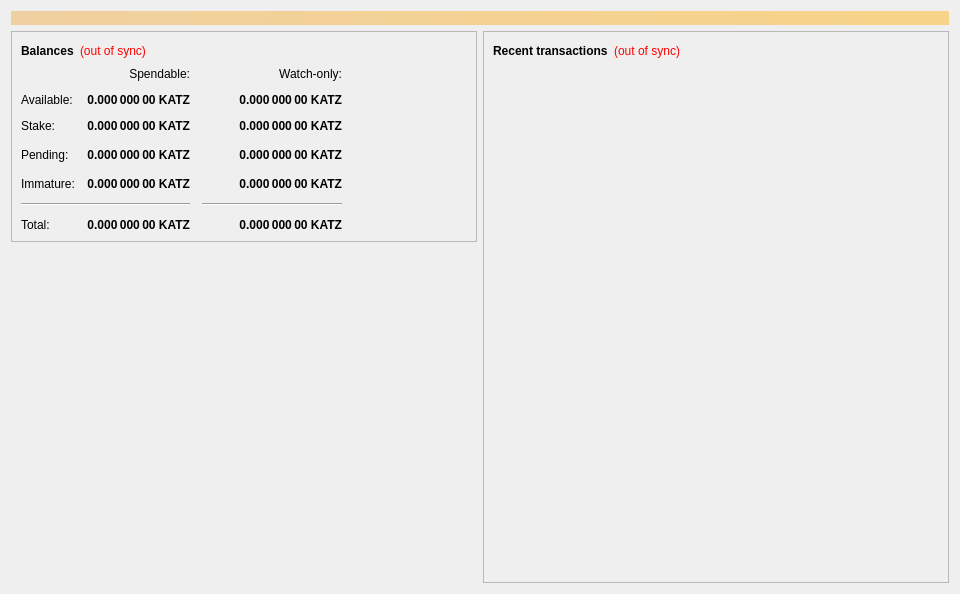
<?xml version="1.0" encoding="UTF-8"?>
<ui version="4.0">
 <class>OverviewPage</class>
 <widget class="QWidget" name="OverviewPage">
  <property name="geometry">
   <rect>
    <x>0</x>
    <y>0</y>
    <width>960</width>
    <height>594</height>
   </rect>
  </property>
  <property name="minimumSize">
   <size>
    <width>960</width>
    <height>0</height>
   </size>
  </property>
  <property name="windowTitle">
   <string>Form</string>
  </property>
  <property name="styleSheet">
   <string notr="true"/>
  </property>
  <layout class="QVBoxLayout" name="topLayout">
   <item>
    <widget class="QLabel" name="labelAlerts">
     <property name="visible">
      <bool>false</bool>
     </property>
     <property name="styleSheet">
      <string notr="true">background-color: qlineargradient(x1: 0, y1: 0, x2: 1, y2: 0, stop:0 #F0D0A0, stop:1 #F8D488); color:#000000;</string>
     </property>
     <property name="wordWrap">
      <bool>true</bool>
     </property>
     <property name="margin">
      <number>3</number>
     </property>
    </widget>
   </item>
   <item>
    <layout class="QHBoxLayout" name="horizontalLayout" stretch="1,1">
     <item>
      <layout class="QVBoxLayout" name="verticalLayout_2">
       <item>
        <widget class="QFrame" name="frame">
         <property name="frameShape">
          <enum>QFrame::StyledPanel</enum>
         </property>
         <property name="frameShadow">
          <enum>QFrame::Raised</enum>
         </property>
         <layout class="QVBoxLayout" name="verticalLayout_4">
          <item>
           <layout class="QHBoxLayout" name="horizontalLayout_4">
            <item>
             <widget class="QLabel" name="label_5">
              <property name="font">
               <font>
                <weight>75</weight>
                <bold>true</bold>
               </font>
              </property>
              <property name="text">
               <string>Balances</string>
              </property>
             </widget>
            </item>
            <item>
             <widget class="QLabel" name="labelWalletStatus">
              <property name="cursor">
               <cursorShape>WhatsThisCursor</cursorShape>
              </property>
              <property name="toolTip">
               <string>The displayed information may be out of date. Your wallet automatically synchronizes with the Katz-Coin network after a connection is established, but this process has not completed yet.</string>
              </property>
              <property name="styleSheet">
               <string notr="true">QLabel { color: red; }</string>
              </property>
              <property name="text">
               <string notr="true">(out of sync)</string>
              </property>
              <property name="alignment">
               <set>Qt::AlignLeading|Qt::AlignLeft|Qt::AlignVCenter</set>
              </property>
             </widget>
            </item>
            <item>
             <spacer name="horizontalSpacer_3">
              <property name="orientation">
               <enum>Qt::Horizontal</enum>
              </property>
              <property name="sizeHint" stdset="0">
               <size>
                <width>40</width>
                <height>20</height>
               </size>
              </property>
             </spacer>
            </item>
           </layout>
          </item>
          <item>
           <layout class="QGridLayout" name="gridLayout">
            <property name="spacing">
             <number>12</number>
            </property>
            <item row="3" column="2">
             <widget class="QLabel" name="labelWatchPending">
              <property name="font">
               <font>
                <weight>75</weight>
                <bold>true</bold>
               </font>
              </property>
              <property name="cursor">
               <cursorShape>IBeamCursor</cursorShape>
              </property>
              <property name="toolTip">
               <string>Unconfirmed transactions to watch-only addresses</string>
              </property>
              <property name="text">
               <string notr="true">0.000 000 00 KATZ</string>
              </property>
              <property name="alignment">
               <set>Qt::AlignRight|Qt::AlignTrailing|Qt::AlignVCenter</set>
              </property>
              <property name="textInteractionFlags">
               <set>Qt::LinksAccessibleByMouse|Qt::TextSelectableByKeyboard|Qt::TextSelectableByMouse</set>
              </property>
             </widget>
            </item>
            <item row="3" column="1">
             <widget class="QLabel" name="labelUnconfirmed">
              <property name="font">
               <font>
                <weight>75</weight>
                <bold>true</bold>
               </font>
              </property>
              <property name="cursor">
               <cursorShape>IBeamCursor</cursorShape>
              </property>
              <property name="toolTip">
               <string>Total of transactions that have yet to be confirmed, and do not yet count toward the spendable balance</string>
              </property>
              <property name="text">
               <string notr="true">0.000 000 00 KATZ</string>
              </property>
              <property name="alignment">
               <set>Qt::AlignRight|Qt::AlignTrailing|Qt::AlignVCenter</set>
              </property>
              <property name="textInteractionFlags">
               <set>Qt::LinksAccessibleByMouse|Qt::TextSelectableByKeyboard|Qt::TextSelectableByMouse</set>
              </property>
             </widget>
            </item>
            <item row="4" column="2">
             <widget class="QLabel" name="labelWatchImmature">
              <property name="font">
               <font>
                <weight>75</weight>
                <bold>true</bold>
               </font>
              </property>
              <property name="cursor">
               <cursorShape>IBeamCursor</cursorShape>
              </property>
              <property name="toolTip">
               <string>Mined balance in watch-only addresses that has not yet matured</string>
              </property>
              <property name="text">
               <string notr="true">0.000 000 00 KATZ</string>
              </property>
              <property name="alignment">
               <set>Qt::AlignRight|Qt::AlignTrailing|Qt::AlignVCenter</set>
              </property>
              <property name="textInteractionFlags">
               <set>Qt::LinksAccessibleByMouse|Qt::TextSelectableByKeyboard|Qt::TextSelectableByMouse</set>
              </property>
             </widget>
            </item>
            <item row="5" column="0" colspan="2">
             <widget class="Line" name="lineSpendableBalance">
              <property name="sizePolicy">
               <sizepolicy hsizetype="MinimumExpanding" vsizetype="Fixed">
                <horstretch>0</horstretch>
                <verstretch>0</verstretch>
               </sizepolicy>
              </property>
              <property name="orientation">
               <enum>Qt::Horizontal</enum>
              </property>
             </widget>
            </item>
            <item row="5" column="2">
             <widget class="Line" name="lineWatchBalance">
              <property name="sizePolicy">
               <sizepolicy hsizetype="Preferred" vsizetype="Fixed">
                <horstretch>0</horstretch>
                <verstretch>0</verstretch>
               </sizepolicy>
              </property>
              <property name="minimumSize">
               <size>
                <width>140</width>
                <height>0</height>
               </size>
              </property>
              <property name="orientation">
               <enum>Qt::Horizontal</enum>
              </property>
             </widget>
            </item>
            <item row="6" column="0">
             <widget class="QLabel" name="labelTotalText">
              <property name="text">
               <string>Total:</string>
              </property>
             </widget>
            </item>
            <item row="4" column="1">
             <widget class="QLabel" name="labelImmature">
              <property name="font">
               <font>
                <weight>75</weight>
                <bold>true</bold>
               </font>
              </property>
              <property name="cursor">
               <cursorShape>IBeamCursor</cursorShape>
              </property>
              <property name="toolTip">
               <string>Mined balance that has not yet matured</string>
              </property>
              <property name="text">
               <string notr="true">0.000 000 00 KATZ</string>
              </property>
              <property name="alignment">
               <set>Qt::AlignRight|Qt::AlignTrailing|Qt::AlignVCenter</set>
              </property>
              <property name="textInteractionFlags">
               <set>Qt::LinksAccessibleByMouse|Qt::TextSelectableByKeyboard|Qt::TextSelectableByMouse</set>
              </property>
             </widget>
            </item>
            <item row="3" column="3">
             <spacer name="horizontalSpacer_2">
              <property name="orientation">
               <enum>Qt::Horizontal</enum>
              </property>
              <property name="sizeHint" stdset="0">
               <size>
                <width>40</width>
                <height>20</height>
               </size>
              </property>
             </spacer>
            </item>
            <item row="4" column="0">
             <widget class="QLabel" name="labelImmatureText">
              <property name="text">
               <string>Immature:</string>
              </property>
             </widget>
            </item>
            <item row="6" column="1">
             <widget class="QLabel" name="labelTotal">
              <property name="font">
               <font>
                <weight>75</weight>
                <bold>true</bold>
               </font>
              </property>
              <property name="cursor">
               <cursorShape>IBeamCursor</cursorShape>
              </property>
              <property name="toolTip">
               <string>Your current total balance</string>
              </property>
              <property name="text">
               <string notr="true">0.000 000 00 KATZ</string>
              </property>
              <property name="alignment">
               <set>Qt::AlignRight|Qt::AlignTrailing|Qt::AlignVCenter</set>
              </property>
              <property name="textInteractionFlags">
               <set>Qt::LinksAccessibleByMouse|Qt::TextSelectableByKeyboard|Qt::TextSelectableByMouse</set>
              </property>
             </widget>
            </item>
            <item row="6" column="2">
             <widget class="QLabel" name="labelWatchTotal">
              <property name="font">
               <font>
                <weight>75</weight>
                <bold>true</bold>
               </font>
              </property>
              <property name="cursor">
               <cursorShape>IBeamCursor</cursorShape>
              </property>
              <property name="toolTip">
               <string>Current total balance in watch-only addresses</string>
              </property>
              <property name="text">
               <string notr="true">0.000 000 00 KATZ</string>
              </property>
              <property name="alignment">
               <set>Qt::AlignRight|Qt::AlignTrailing|Qt::AlignVCenter</set>
              </property>
              <property name="textInteractionFlags">
               <set>Qt::LinksAccessibleByMouse|Qt::TextSelectableByKeyboard|Qt::TextSelectableByMouse</set>
              </property>
             </widget>
            </item>
            <item row="0" column="2">
             <widget class="QLabel" name="labelWatchonly">
              <property name="text">
               <string>Watch-only:</string>
              </property>
              <property name="alignment">
               <set>Qt::AlignRight|Qt::AlignTrailing|Qt::AlignVCenter</set>
              </property>
             </widget>
            </item>
            <item row="1" column="0">
             <widget class="QLabel" name="labelBalanceText">
              <property name="text">
               <string>Available:</string>
              </property>
             </widget>
            </item>
            <item row="1" column="1">
             <widget class="QLabel" name="labelBalance">
              <property name="font">
               <font>
                <weight>75</weight>
                <bold>true</bold>
               </font>
              </property>
              <property name="cursor">
               <cursorShape>IBeamCursor</cursorShape>
              </property>
              <property name="toolTip">
               <string>Your current spendable balance</string>
              </property>
              <property name="text">
               <string notr="true">0.000 000 00 KATZ</string>
              </property>
              <property name="alignment">
               <set>Qt::AlignRight|Qt::AlignTrailing|Qt::AlignVCenter</set>
              </property>
              <property name="textInteractionFlags">
               <set>Qt::LinksAccessibleByMouse|Qt::TextSelectableByKeyboard|Qt::TextSelectableByMouse</set>
              </property>
             </widget>
            </item>
            <item row="2" column="0">
             <widget class="QLabel" name="label_10">
              <property name="text">
               <string>Stake:</string>
              </property>
             </widget>
            </item>
            <item row="2" column="1">
             <widget class="QLabel" name="labelStake">
              <property name="font">
               <font>
                <weight>75</weight>
                <bold>true</bold>
               </font>
              </property>
              <property name="cursor">
               <cursorShape>IBeamCursor</cursorShape>
              </property>
              <property name="toolTip">
               <string>Total of coins that was staked, and do not yet count toward the current balance</string>
              </property>
              <property name="text">
               <string notr="true">0.000 000 00 KATZ</string>
              </property>
              <property name="alignment">
               <set>Qt::AlignRight|Qt::AlignTrailing|Qt::AlignVCenter</set>
              </property>
              <property name="textInteractionFlags">
               <set>Qt::LinksAccessibleByMouse|Qt::TextSelectableByKeyboard|Qt::TextSelectableByMouse</set>
              </property>
             </widget>
            </item>
            <item row="2" column="2">
             <widget class="QLabel" name="labelWatchStake">
              <property name="font">
               <font>
                <weight>75</weight>
                <bold>true</bold>
               </font>
              </property>
              <property name="cursor">
               <cursorShape>IBeamCursor</cursorShape>
              </property>
              <property name="toolTip">
               <string>Total of coins that was staked in watch-only addresses, and do not yet count toward the current watch-only balance</string>
              </property>
              <property name="text">
               <string notr="true">0.000 000 00 KATZ</string>
              </property>
              <property name="alignment">
               <set>Qt::AlignRight|Qt::AlignTrailing|Qt::AlignVCenter</set>
              </property>
              <property name="textInteractionFlags">
               <set>Qt::LinksAccessibleByMouse|Qt::TextSelectableByKeyboard|Qt::TextSelectableByMouse</set>
              </property>
             </widget>
            </item>
            <item row="1" column="2">
             <widget class="QLabel" name="labelWatchAvailable">
              <property name="font">
               <font>
                <weight>75</weight>
                <bold>true</bold>
               </font>
              </property>
              <property name="cursor">
               <cursorShape>IBeamCursor</cursorShape>
              </property>
              <property name="toolTip">
               <string>Your current balance in watch-only addresses</string>
              </property>
              <property name="text">
               <string notr="true">0.000 000 00 KATZ</string>
              </property>
              <property name="alignment">
               <set>Qt::AlignRight|Qt::AlignTrailing|Qt::AlignVCenter</set>
              </property>
              <property name="textInteractionFlags">
               <set>Qt::LinksAccessibleByMouse|Qt::TextSelectableByKeyboard|Qt::TextSelectableByMouse</set>
              </property>
             </widget>
            </item>
            <item row="3" column="0">
             <widget class="QLabel" name="labelPendingText">
              <property name="text">
               <string>Pending:</string>
              </property>
             </widget>
            </item>
            <item row="0" column="1">
             <widget class="QLabel" name="labelSpendable">
              <property name="text">
               <string>Spendable:</string>
              </property>
              <property name="alignment">
               <set>Qt::AlignRight|Qt::AlignTrailing|Qt::AlignVCenter</set>
              </property>
             </widget>
            </item>
           </layout>
          </item>
         </layout>
        </widget>
       </item>
       <item>
        <spacer name="verticalSpacer">
         <property name="orientation">
          <enum>Qt::Vertical</enum>
         </property>
         <property name="sizeHint" stdset="0">
          <size>
           <width>20</width>
           <height>40</height>
          </size>
         </property>
        </spacer>
       </item>
      </layout>
     </item>
     <item>
      <layout class="QVBoxLayout" name="verticalLayout_3">
       <item>
        <widget class="QFrame" name="frame_2">
         <property name="frameShape">
          <enum>QFrame::StyledPanel</enum>
         </property>
         <property name="frameShadow">
          <enum>QFrame::Raised</enum>
         </property>
         <layout class="QVBoxLayout" name="verticalLayout">
          <item>
           <layout class="QHBoxLayout" name="horizontalLayout_2">
            <item>
             <widget class="QLabel" name="label_4">
              <property name="font">
               <font>
                <weight>75</weight>
                <bold>true</bold>
               </font>
              </property>
              <property name="text">
               <string>Recent transactions</string>
              </property>
             </widget>
            </item>
            <item>
             <widget class="QLabel" name="labelTransactionsStatus">
              <property name="cursor">
               <cursorShape>WhatsThisCursor</cursorShape>
              </property>
              <property name="toolTip">
               <string>The displayed information may be out of date. Your wallet automatically synchronizes with the Katz-Coin network after a connection is established, but this process has not completed yet.</string>
              </property>
              <property name="styleSheet">
               <string notr="true">QLabel { color: red; }</string>
              </property>
              <property name="text">
               <string notr="true">(out of sync)</string>
              </property>
              <property name="alignment">
               <set>Qt::AlignRight|Qt::AlignTrailing|Qt::AlignVCenter</set>
              </property>
             </widget>
            </item>
            <item>
             <spacer name="horizontalSpacer">
              <property name="orientation">
               <enum>Qt::Horizontal</enum>
              </property>
              <property name="sizeHint" stdset="0">
               <size>
                <width>40</width>
                <height>20</height>
               </size>
              </property>
             </spacer>
            </item>
           </layout>
          </item>
          <item>
           <widget class="QListView" name="listTransactions">
            <property name="styleSheet">
             <string notr="true">QListView { background: transparent; }</string>
            </property>
            <property name="frameShape">
             <enum>QFrame::NoFrame</enum>
            </property>
            <property name="verticalScrollBarPolicy">
             <enum>Qt::ScrollBarAlwaysOff</enum>
            </property>
            <property name="horizontalScrollBarPolicy">
             <enum>Qt::ScrollBarAlwaysOff</enum>
            </property>
            <property name="selectionMode">
             <enum>QAbstractItemView::NoSelection</enum>
            </property>
           </widget>
          </item>
         </layout>
        </widget>
       </item>
      </layout>
     </item>
    </layout>
   </item>
  </layout>
 </widget>
 <resources/>
 <connections/>
</ui>
